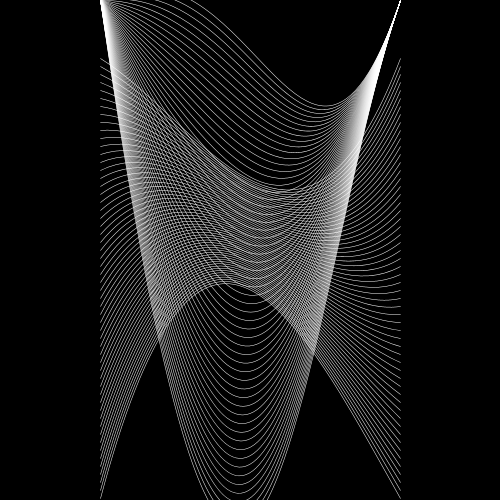
Frame 1 (no input)
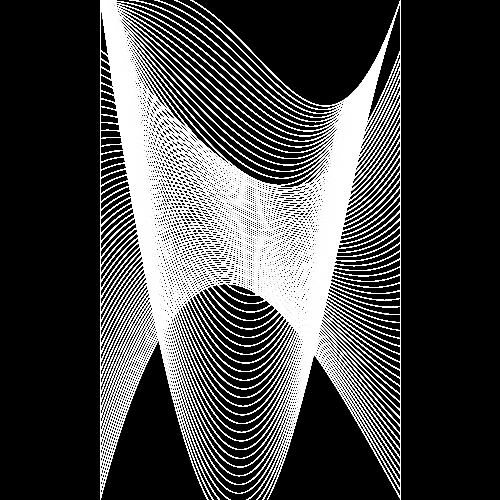
Frame 60 (the mouse pressed at the canvas centre just before this capture)
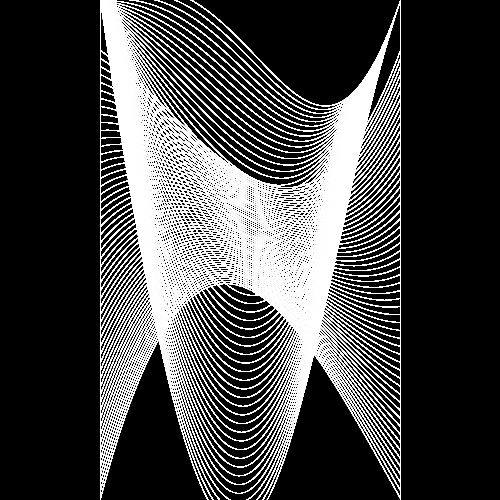
Frame 120 (the mouse held since frame 60 and released just before this capture)

The Processing sketch that drew these frames (run headless with seeded random() and noise(); from frame 60 on, the mouse is pressed at the canvas centre):

// Processing sketch: WetAndSharp
// ── WetAndSharp.pde
void setup()
{
  //smooth(); //smooth it out a little
  size(500,500); // Setup small window.
  background(0); // Background colour == Black, default Grey
   
   
}
 
void draw()
{
   
  noFill(); // we dont want to fill this curve, cos it looks better
  line(100, 0, 100, 500); // Lets draw a reference line so people can see its constraints better.
  line(400, 0, 400, 500); // Another one for the sake of it.
  for(int i = 50, z = 1; i < 501; i = i + 8){
    z+=20; // Add more to see more lines
    strokeWeight(0.5);
    //stroke(219,230,45); // no alpha, but if you do you get cool uncontrollable effects making you think you done better than you have
    bezier(100,i, 200, 120, 300, 320, 400, i); //bezier main
    stroke(255,255,255); // new colour
    bezier(100,0,250,z-105, 305, 275,400,0); // bezier top
  }
}
 
